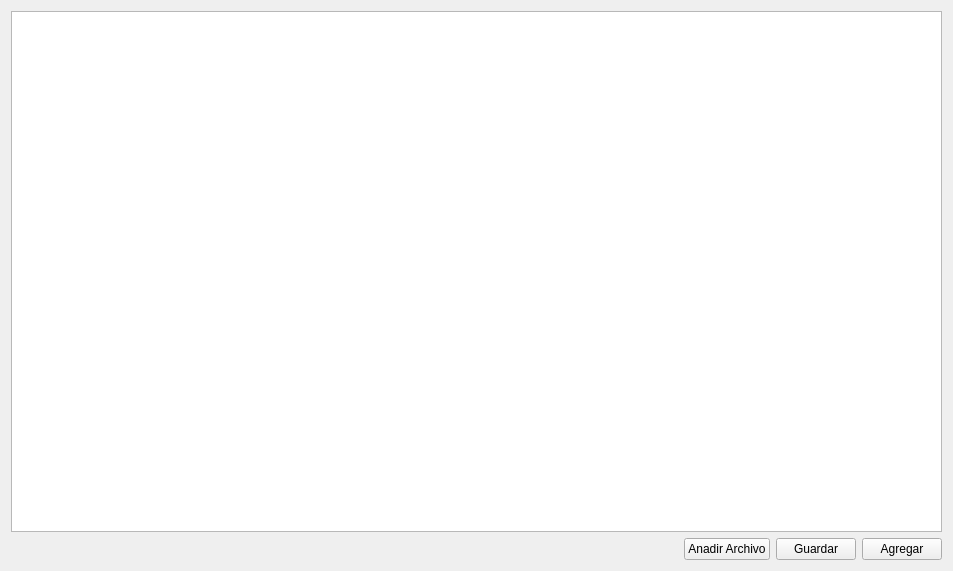
<?xml version="1.0" encoding="UTF-8"?>
<ui version="4.0">
 <class>Cuestionario</class>
 <widget class="QWidget" name="Cuestionario">
  <property name="geometry">
   <rect>
    <x>0</x>
    <y>0</y>
    <width>953</width>
    <height>571</height>
   </rect>
  </property>
  <property name="windowTitle">
   <string>Cuestionario</string>
  </property>
  <layout class="QGridLayout" name="gridLayout_2">
   <item row="0" column="0">
    <layout class="QGridLayout" name="gridLayout">
     <item row="0" column="0">
      <widget class="QTableWidget" name="tblLista"/>
     </item>
     <item row="1" column="0">
      <layout class="QHBoxLayout" name="horizontalLayout">
       <item>
        <spacer name="horizontalSpacer">
         <property name="orientation">
          <enum>Qt::Horizontal</enum>
         </property>
         <property name="sizeHint" stdset="0">
          <size>
           <width>40</width>
           <height>20</height>
          </size>
         </property>
        </spacer>
       </item>
       <item>
        <widget class="QPushButton" name="btnAumentar">
         <property name="text">
          <string>Anadir Archivo</string>
         </property>
        </widget>
       </item>
       <item>
        <widget class="QPushButton" name="btnGuardar">
         <property name="text">
          <string>Guardar</string>
         </property>
        </widget>
       </item>
       <item>
        <widget class="QPushButton" name="btnAgregar">
         <property name="text">
          <string>Agregar</string>
         </property>
        </widget>
       </item>
      </layout>
     </item>
    </layout>
   </item>
  </layout>
 </widget>
 <resources/>
 <connections/>
</ui>
